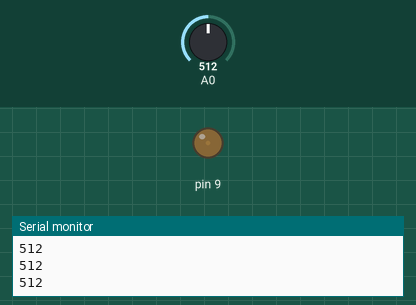
The sketch below on a simulated Arduino Uno, built with avr-gcc and run on an emulated ATmega328P. Parts: output pins drawn as LEDs (lit = HIGH), the last lines printed to the serial monitor. Inputs (shaded band) come from the test bench; at power-on: A0 = 512.

Above: at 1.2 s.
1.3 s: A0 set to 490
At 1.7 s:
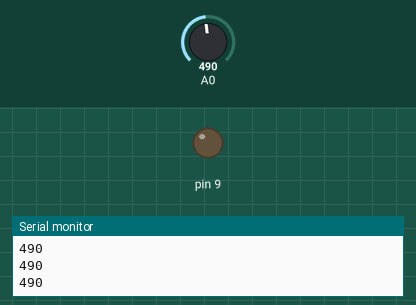
2.8 s: A0 set to 512
At 4.0 s:
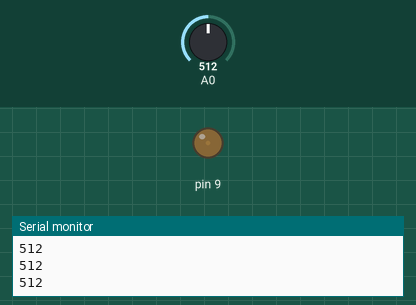
4.3 s: A0 set to 716
At 5.2 s:
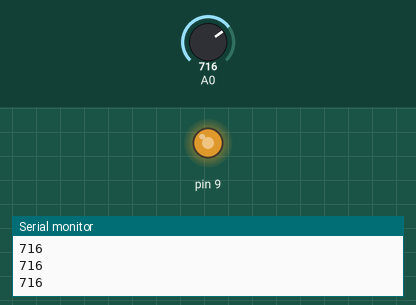
5.8 s: A0 set to 810
At 6.5 s:
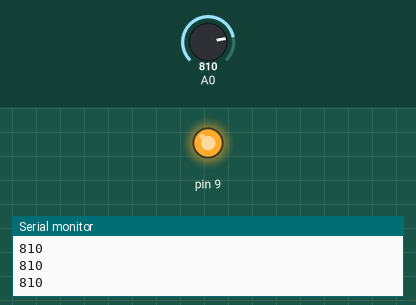
7.3 s: A0 set to 306
At 8.5 s:
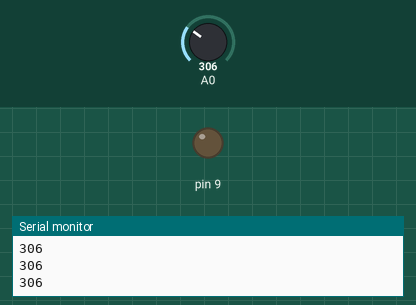
8.8 s: A0 set to 900
At 9.8 s:
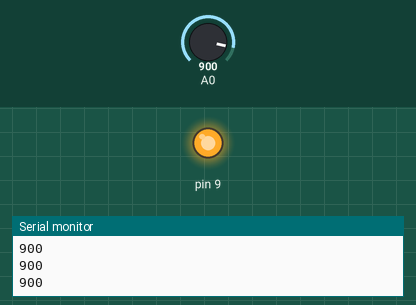
Timing chart, 0 to 11.3 s (numbered marks = the images above; inputs shaded):
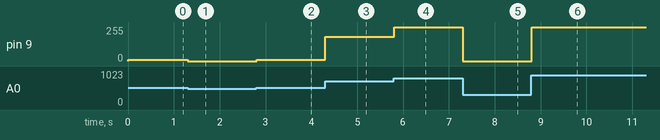

The sketch:

AnalogWrite.ino
```cpp
// the setup function runs once when you press reset or power the board
void setup() {
  // initialize digital pin LED_BUILTIN as an output.
  pinMode(9, OUTPUT);
  Serial.begin(9600);
}

// the loop function runs over and over again forever
void loop() {
  int sensorRead=analogRead(A0);
  Serial.println(sensorRead);
  if(sensorRead < 500) sensorRead = 500;
  else if(sensorRead > 800) sensorRead = 800;
  int ledblink = map(sensorRead, 500, 800, 0, 255);
  analogWrite(9, ledblink);
  delay(1);
}
```

Measured:
- after the input at 1.3 s, pin 9: 10/255 → 0/255 at once
- after the input at 2.8 s, pin 9: 0/255 → 10/255 at once
- after the input at 4.3 s, pin 9: 10/255 → 183/255 at once
- after the input at 5.8 s, pin 9: 183/255 → 255/255 at once
- after the input at 7.3 s, pin 9: 255/255 → 0/255 at once
- after the input at 8.8 s, pin 9: 0/255 → 255/255 at once
